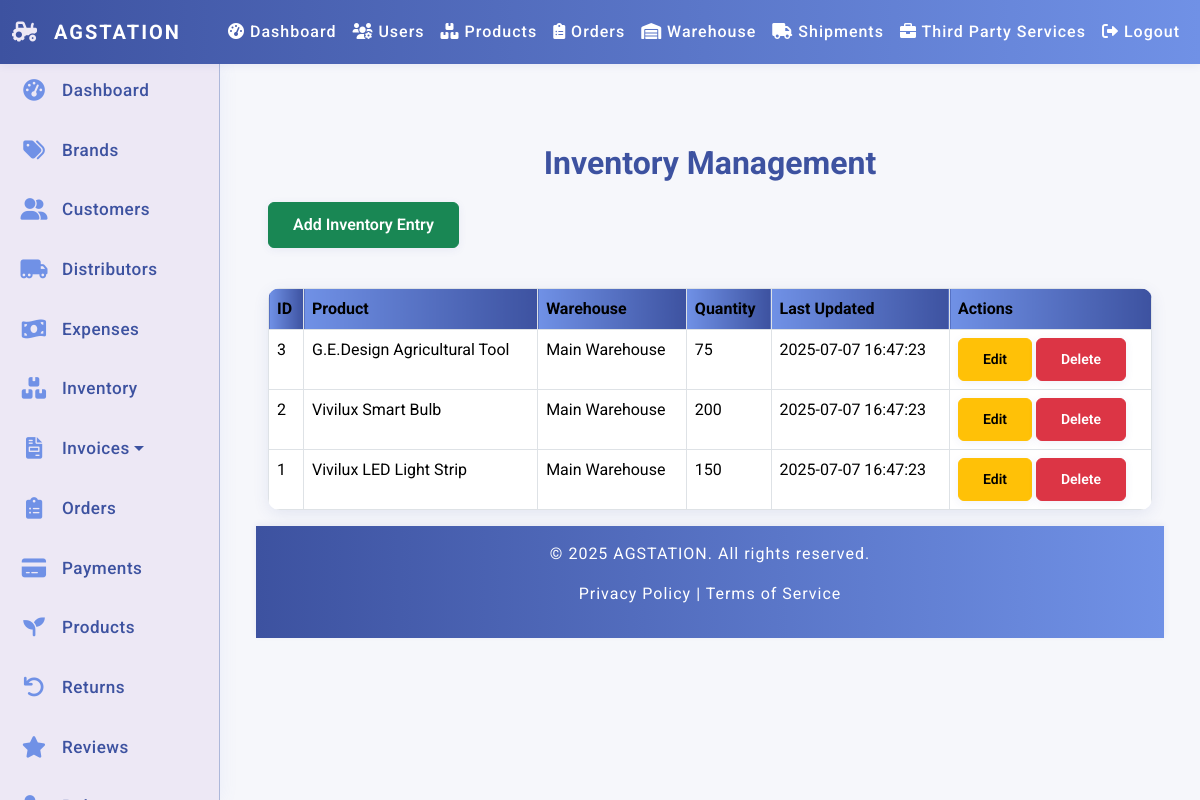
The page /admin/inventory/index.php (signed in) on the database its author committed.
### tables this page shows
CREATE TABLE Inventory (
    inventory_id INT PRIMARY KEY AUTO_INCREMENT,
    product_id VARCHAR(20) NOT NULL,
    warehouse_id INT NOT NULL,
    quantity INT DEFAULT 0,
    last_updated DATETIME DEFAULT CURRENT_TIMESTAMP,
    FOREIGN KEY (product_id) REFERENCES Products(asin)
        ON DELETE CASCADE ON UPDATE CASCADE,
    FOREIGN KEY (warehouse_id) REFERENCES Warehouse(warehouse_id)
        ON DELETE CASCADE ON UPDATE CASCADE
);

CREATE TABLE Products (
    asin VARCHAR(20) PRIMARY KEY,
    name VARCHAR(255) NOT NULL,
    upc VARCHAR(100),
    brand_id INT,
    distributor_id INT,
    category VARCHAR(100),
    cost_price DECIMAL(10,2),
    retail_price DECIMAL(10,2),
    description TEXT,
    image_url TEXT,
    status ENUM('Active', 'Inactive') DEFAULT 'Active',
    created_at DATETIME DEFAULT CURRENT_TIMESTAMP,
    FOREIGN KEY (brand_id) REFERENCES Brands(brand_id)
        ON DELETE SET NULL ON UPDATE CASCADE,
    FOREIGN KEY (distributor_id) REFERENCES Distributors(distributor_id)
        ON DELETE SET NULL ON UPDATE CASCADE
);

CREATE TABLE Warehouse (
    warehouse_id INT PRIMARY KEY AUTO_INCREMENT,
    name VARCHAR(255),
    type ENUM('Amazon FBA', 'Prep Center'),
    address TEXT,
    contact_person VARCHAR(255),
    phone VARCHAR(50)
);

### admin/inventory/index.php (the view, shortened to what this page needs)
<?php
include '../../includes/header.php';
require_once '../../config/db.php';
try {
    $query = "SELECT i.inventory_id, i.quantity, i.last_updated,
                     p.name AS product_name,
                     w.name AS warehouse_name
              FROM Inventory i
              JOIN Products p ON i.product_id = p.asin
              JOIN Warehouse w ON i.warehouse_id = w.warehouse_id
              ORDER BY i.inventory_id DESC";
    $stmt = $pdo->prepare($query);
    $stmt->execute();
    $inventory = $stmt->fetchAll(PDO::FETCH_ASSOC);
} catch (PDOException $e) {
    die("Database error: " . $e->getMessage());
}
?>
<div class="container mt-4">
    <h2>Inventory Management</h2>
    <a href="create.php" class="btn btn-success mb-3">Add Inventory Entry</a>
    <table class="table table-bordered">
        <thead>
            <tr>
                <th>ID</th>
                <th>Product</th>
                <th>Warehouse</th>
                <th>Quantity</th>
                <th>Last Updated</th>
                <th>Actions</th>
            </tr>
        </thead>
        <tbody>
            <?php foreach ($inventory as $row): ?>
            <tr>
                <td><?= htmlspecialchars($row['inventory_id']) ?></td>
                <td><?= htmlspecialchars($row['product_name']) ?></td>
                <td><?= htmlspecialchars($row['warehouse_name']) ?></td>
                <td><?= htmlspecialchars($row['quantity']) ?></td>
                <td><?= htmlspecialchars($row['last_updated']) ?></td>
                <td>
                    <a href="edit.php?id=<?= htmlspecialchars($row['inventory_id']) ?>" class="btn btn-warning btn-sm">Edit</a>
                    <a href="delete.php?id=<?= htmlspecialchars($row['inventory_id']) ?>" class="btn btn-danger btn-sm" onclick="return confirm('Are you sure you want to delete this entry?')">Delete</a>
                </td>
            </tr>
            <?php endforeach; ?>
        </tbody>
    </table>
</div>
<?php include '../../includes/footer.php'; ?>

### assets/css/style.css (style rules this page uses)
html, body { height: 100%; margin: 0; padding: 0; }
body { font-family: 'Roboto', sans-serif; margin: 0; padding: 0; background: #EDE8F5; color: #222; min-height: 100vh; display: flex; flex-direction: column; height: 100vh; }
h1, h2 { text-align: center; color: #3D52A0; font-weight: 700; margin-bottom: 20px; }
.btn, button { font-weight: 600; border-radius: 6px; padding: 10px 24px; transition: all 0.2s; box-shadow: 0 2px 8px rgba(61, 82, 160, 0.08); }
table { width: 100%; border-collapse: collapse; margin: 24px 0; background: #fff; border-radius: 12px; overflow: hidden; box-shadow: 0 4px 16px rgba(61, 82, 160, 0.10); }
table th, table td { padding: 16px; text-align: left; border-bottom: 1px solid #ADB8DA; }
table th { background: linear-gradient(90deg, #7091E6 0%, #3D52A0 100%); color: #fff; font-weight: bold; }

### rows shown on the page
inventory: inventory_id "3", product.name "G.E.Design Agricultural Tool", warehouse.name "Main Warehouse", quantity "75", last_updated "2025-07-07 16:47:23"
inventory: inventory_id "2", product.name "Vivilux Smart Bulb", warehouse.name "Main Warehouse", quantity "200", last_updated "2025-07-07 16:47:23"
inventory: inventory_id "1", product.name "Vivilux LED Light Strip", warehouse.name "Main Warehouse", quantity "150", last_updated "2025-07-07 16:47:23"
